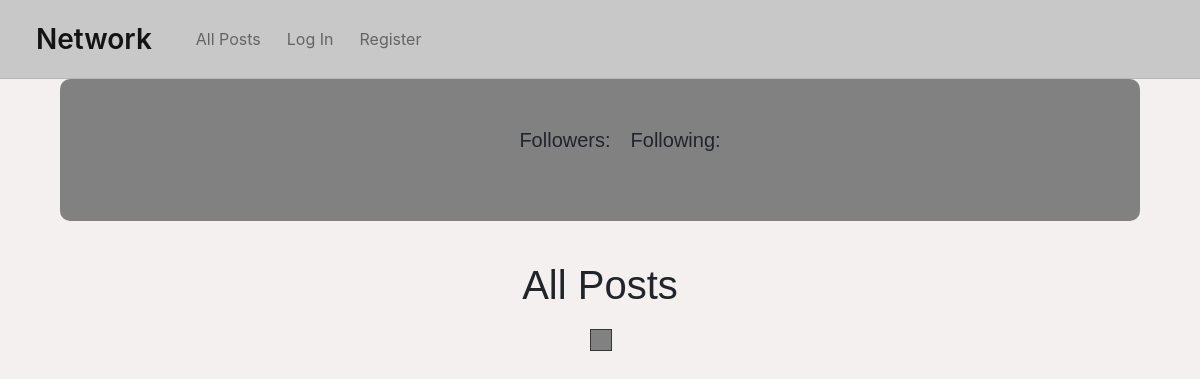
Page /profile_page/x on the earlier database version.
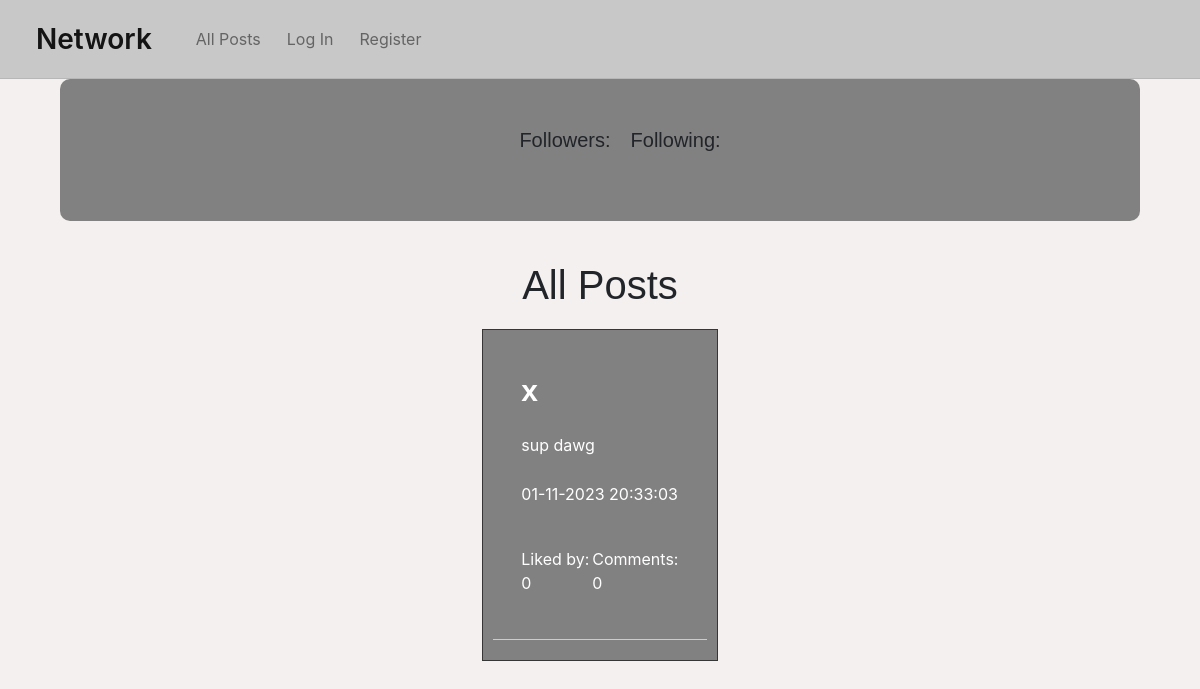
Same page on the later database version.
### network/models.py (models this page shows, shortened)
class Post(models.Model):
    user = models.ForeignKey(User, on_delete=models.CASCADE, related_name="user")
    body = models.TextField(max_length=500, blank=False)
    image = models.ImageField(upload_to='post_images/', null=True, blank=True)  # Still working on this/ Not suitable for implementing yet
    timestamp = models.DateTimeField(auto_now_add=True)
    liked_by = models.ManyToManyField(User, related_name="liked_posts", blank=True)
    comments = models.ManyToManyField(Comment, related_name="post_comments", blank=True)
    def formatted_timestamp(self):
        return self.timestamp.astimezone(timezone.get_current_timezone()).strftime("%d-%m-%Y %H:%M:%S")

class User(AbstractUser):
    username = models.CharField(max_length=150, unique=True)
    followers = models.ManyToManyField('self', related_name="following_users", blank=True)
    following = models.ManyToManyField('self', related_name="followers_users", blank=True)
    bio = models.TextField(max_length=500, blank=True)
    website = models.URLField(max_length=200, blank=True)
    profile_pic = models.ImageField(upload_to='profile_pics/', null=True, blank=True)
    likes = models.ManyToManyField('Post', related_name="liking_users", blank=True)
    comments = models.ManyToManyField('Comment', related_name="commented_by", blank=True)
    posts = models.ManyToManyField('Post', related_name="posted_by", blank=True)

### network/views.py (the view, shortened to what this page needs)
# urls.py: path("profile_page/<str:username>", views.profile_page, name="profile_page"),
def profile_page(request, username):
    try:
        user = User.objects.get(username=username)
    except User.DoesNotExist:
        return render(request, "network/profile.html", {
            'user': None,
        })
    is_following = False;
    if request.user.is_authenticated and request.user != user:
        is_following = request.user in user.followers.all()
    user_posts = Post.objects.filter(user=user).order_by('-timestamp')
    return render(request, "network/profile.html", {
        'followers': user.followers.all(),
        'following': user.following.all(),
        'bio': user.bio,
        'website': user.website,
        'profile_pic': user.profile_pic,
        'user_posts': user_posts,
        'comments': user.comments.all(),
        'liked_posts': user.liked_posts.all(),
        'is_following': is_following,
    })

### network/templates/network/profile.html (shortened to what this page needs)
{% extends 'network/layout.html' %}
{% load static %}
{% block body %}
    <section id="profile-page">
        <div id="profile">
            <div class="profile-details">
                <p>Followers: {{ user.followers.count }}</p>
                <p>Following: {{ user.following.count }}</p>
            </div>
        </div>
        <div id="all-posts">
            <h2>All Posts</h2>
            <div id="posts-container">
                <div id="post-list">
                    {% for post in user_posts %}
                        <div class="post-item">
                            <p class="post-author"><strong>{{ post.user }}</strong></p>
                            <p>{{ post.body | safe }}</p>
                            <p>{{ post.formatted_timestamp }}</p>
                            <div class="likes-comments">
                                <p>Liked by: {{ post.liked_by.count }}</p>
                                <p>Comments: {{ post.comments.count }}</p>
                            </div>
                        </div>
                    {% endfor %}
                </div>
            </div>
        </div>
    </section>
{% endblock  %}

### network/templates/network/layout.html (shortened to what this page needs)
{% load static %}
<!DOCTYPE html>
<html lang="en">
    <head>
        <link rel="stylesheet" href="https://stackpath.bootstrapcdn.com/bootstrap/4.4.1/css/bootstrap.min.css">
        <link href="{% static 'network/styles.css' %}" rel="stylesheet">
    </head>
    <body>
        <nav class="navbar navbar-expand-lg navbar-light sticky-top">
            <a class="navbar-brand" href="#">Network</a>
            <div>
              <ul class="navbar-nav mr-auto">
                <li class="nav-item">
                  <a class="nav-link" href="{% url 'index' %}">All Posts</a>
                </li>
                {% if user.is_authenticated %}
                    <li class="nav-item">
                        <a class="nav-link" href="#">Following</a>
                    </li>
                    <li class="nav-item">
                        <a class="nav-link" href="{% url 'logout' %}">Log Out</a>
                    </li>
                {% else %}
                    <li class="nav-item">
                        <a class="nav-link" href="{% url 'login' %}">Log In</a>
                    </li>
                    <li class="nav-item">
                        <a class="nav-link" href="{% url 'register' %}">Register</a>
                    </li>
                {% endif %}
              </ul>
            </div>
          </nav>
        <div class="body">
            {% block body %}
            {% endblock %}
        </div>
    </body>
</html>

### network/static/network/styles.css (style rules this page uses)
nav { position: sticky; top: 0; z-index: 100; background-color: rgba(197, 197, 197, 0.918); border-bottom: 1px solid rgba(170, 170, 170, 0.589); }
nav .navbar-brand { font-size: 28px; font-weight: 600; padding: 10px; }
nav a { font-size: 16px; margin-left: 10px; }
body { background-image: url("/static/network/images/background1.jpg"); background-repeat: no-repeat; background-size: cover; background-attachment: fixed; display: flex; flex-direction: column; overflow-x: hidden; background-color: rgba(243, 239, 239, 0.904); }
body #posts-container { display: flex; justify-content: space-between; align-items: flex-start; }
body #posts-container #post-list { display: flex; flex-direction: column; width: 100%; margin-left: 5%; margin-right: 5%; border: 1px solid rgba(0, 0, 0, 0.589); background-color: rgba(44, 44, 44, 0.568); padding: 10px; }
body #posts-container #post-list .post-item { padding: 28px; color: white; display: flex; flex-direction: column; justify-content: space-between; min-height: 300px; max-height: -moz-fit-content; max-height: fit-content; margin-bottom: 10px; border-bottom: 1px solid rgba(255, 255, 255, 0.589); }
body #posts-container #post-list .post-author { font-size: 30px; font-family: Arial, Helvetica, sans-serif; margin-bottom: 10px; }
body #posts-container #post-list .likes-comments { margin-top: 15px; display: flex; justify-content: space-around; flex-direction: row; }
body #profile { margin-left: 5%; margin-right: 5%; border-radius: 10px; background-color: rgba(44, 44, 44, 0.568); padding: 30px; display: flex; justify-content: center; align-items: center; flex-direction: column; }
body #profile .profile-details { font-size: 20px; font-family: Arial, Helvetica, sans-serif; display: flex; justify-content: center; align-items: center; margin-bottom: 20px; }
body #profile .profile-details p { margin-left: 20px; }
body #all-posts { width: 50%; display: flex; justify-content: center; align-items: center; flex-direction: column; margin-left: 25%; }
body #all-posts h2 { font-size: 40px; font-family: Arial, Helvetica, sans-serif; display: flex; justify-content: center; align-items: center; margin-bottom: 20px; margin-top: 40px; }

Differences in the rows shown:
added Post: user "x", body "sup dawg", formatted_timestamp "01-11-2023 20:33:03", liked_by.count "0", comments.count "0"
